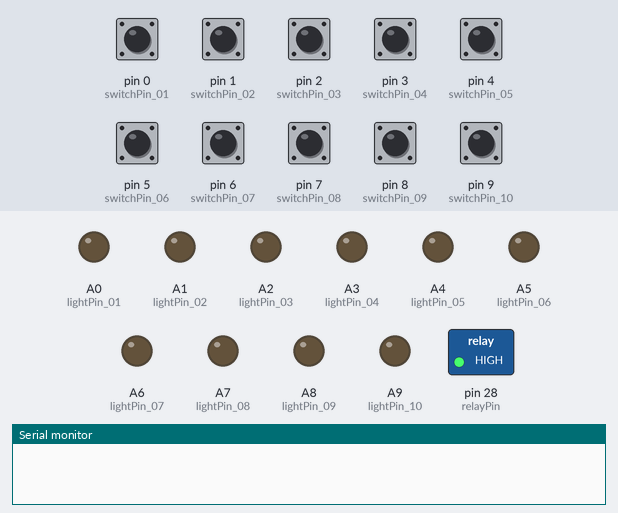
Simulated run of this sketch. Board: Teensy 4. On the bench: switched loads named in the sketch (green lamp = pin HIGH), output pins drawn as LEDs (lit = HIGH), the last lines printed to the serial monitor. Inputs (shaded band) come from the test bench; at power-on: pin 0 (switchPin_01), pin 1 (switchPin_02), pin 2 (switchPin_03), pin 3 (switchPin_04), pin 4 (switchPin_05), pin 5 (switchPin_06), pin 6 (switchPin_07), pin 7 (switchPin_08), pin 8 (switchPin_09), pin 9 (switchPin_10) HIGH.

Above: at 1.2 s.
1.3 s: pin 0 (switchPin_01) pulled LOW for 0.15 s
At 2.6 s:
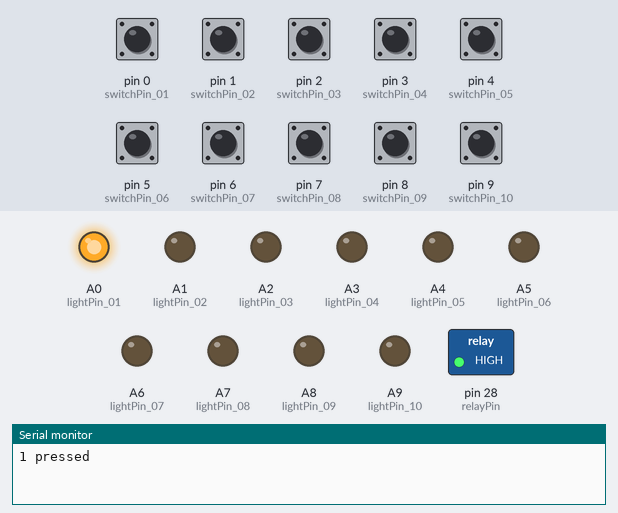
2.9 s: pin 1 (switchPin_02) pulled LOW for 0.15 s
At 3.8 s:
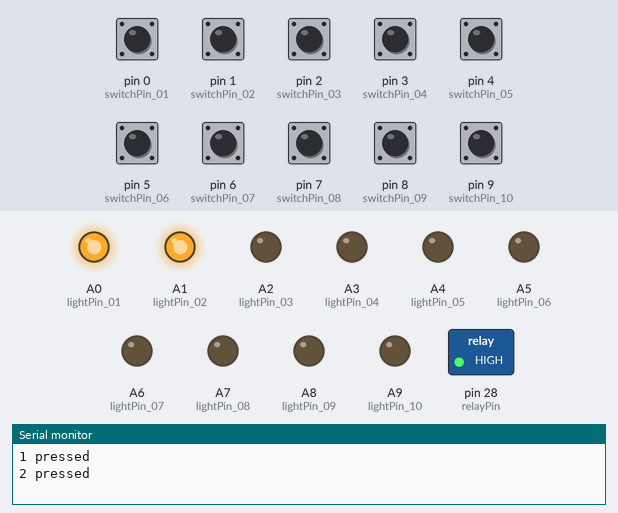
4.5 s: pin 2 (switchPin_03) pulled LOW for 0.15 s
At 5.0 s:
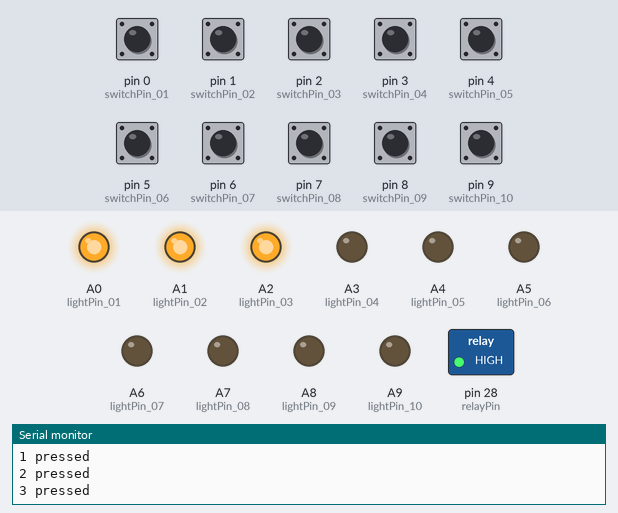
6.1 s: pin 3 (switchPin_04) pulled LOW for 0.15 s
At 7.4 s:
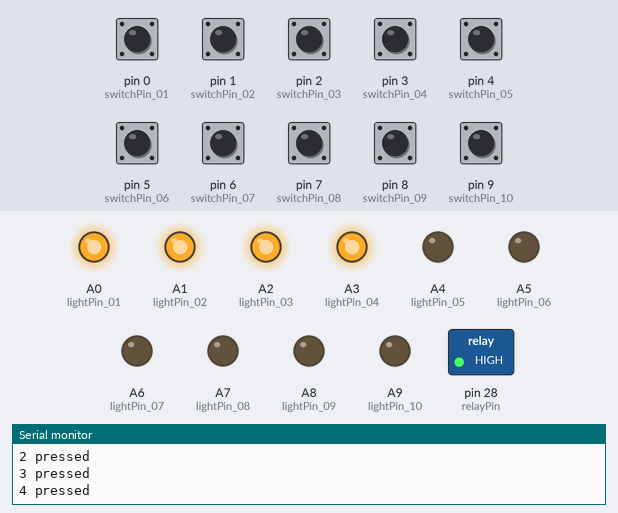
7.7 s: pin 4 (switchPin_05) pulled LOW for 0.15 s
At 8.7 s:
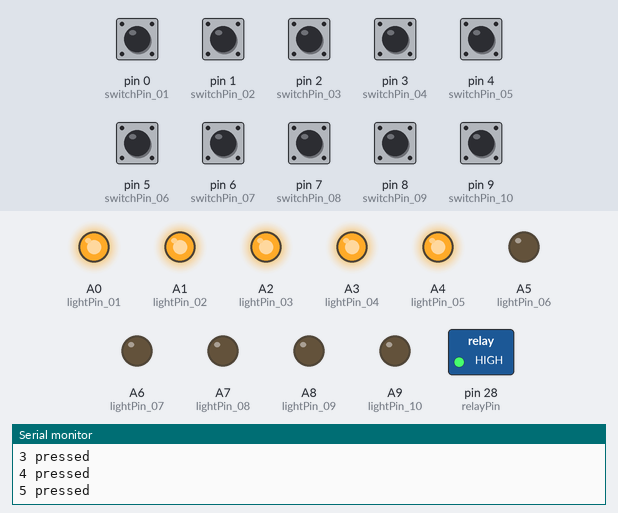
9.3 s: pin 5 (switchPin_06) pulled LOW for 0.15 s
At 9.9 s:
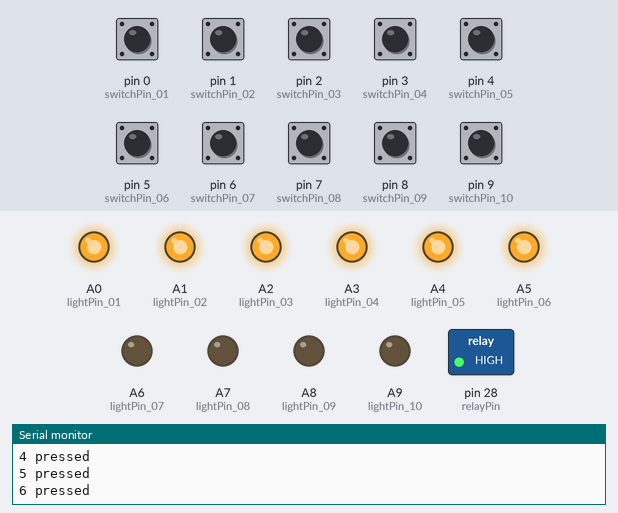
Timing chart, 0 to 11.9 s (numbered marks = the images above; inputs shaded):
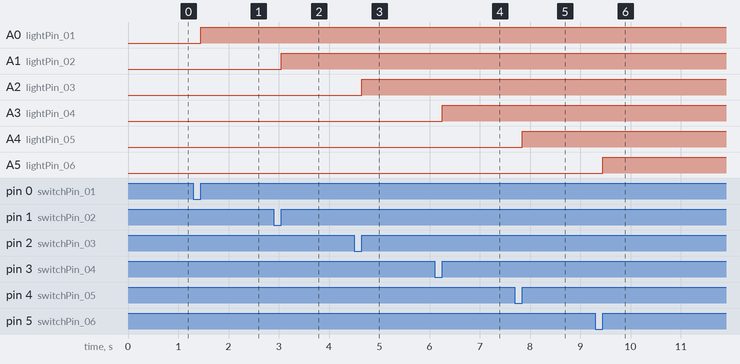

Measured:
- after the input at 1.3 s, A0 (lightPin_01): LOW → HIGH after 0.15 s
- after the input at 2.9 s, A1 (lightPin_02): LOW → HIGH after 0.15 s
- after the input at 4.5 s, A2 (lightPin_03): LOW → HIGH after 0.15 s
- after the input at 6.1 s, A3 (lightPin_04): LOW → HIGH after 0.15 s
- after the input at 7.7 s, A4 (lightPin_05): LOW → HIGH after 0.15 s
- after the input at 9.3 s, A5 (lightPin_06): LOW → HIGH after 0.15 s

The sketch:

G1_Scrigno_Interrupts.ino
```cpp
// TEENSY 3.2 or 3.5
const int LEVEL = 10;
int sequence[LEVEL] = {0, 1, 1, 0, 0, 0 ,1, 1, 1, 0};       //the right sequence
int yourSequence[LEVEL] = {0, 0, 0, 0, 0, 0, 0, 0, 0, 0};   //user sequence
int relayPin = A14;
boolean light_01 = 0;
boolean light_02 = 0;
boolean light_03 = 0;
boolean light_04 = 0;
boolean light_05 = 0;
boolean light_06 = 0;
boolean light_07 = 0;
boolean light_08 = 0;
boolean light_09 = 0;
boolean light_10 = 0;

int switchPin_01 = 0;
int switchPin_02 = 1;
int switchPin_03 = 2;
int switchPin_04 = 3;
int switchPin_05 = 4;
int switchPin_06 = 5;
int switchPin_07 = 6;
int switchPin_08 = 7;
int switchPin_09 = 8;
int switchPin_10 = 9;

int lightPin_01 = 14 ;
int lightPin_02 = 15;
int lightPin_03 = 16;
int lightPin_04 = 17;
int lightPin_05 = 18;
int lightPin_06 = 19;
int lightPin_07 = 20;
int lightPin_08 = 21;
int lightPin_09 = 22;
int lightPin_10 = 23;

void setup() {
  Serial.begin(9600);
  pinMode(lightPin_01, OUTPUT);
  pinMode(lightPin_02, OUTPUT);
  pinMode(lightPin_03, OUTPUT);
  pinMode(lightPin_04, OUTPUT);
  pinMode(lightPin_05, OUTPUT);
  pinMode(lightPin_06, OUTPUT);
  pinMode(lightPin_07, OUTPUT);
  pinMode(lightPin_08, OUTPUT);
  pinMode(lightPin_09, OUTPUT);
  pinMode(lightPin_10, OUTPUT);

  pinMode(relayPin, OUTPUT);

  pinMode(switchPin_01, INPUT);
  pinMode(switchPin_02, INPUT);
  pinMode(switchPin_03, INPUT);
  pinMode(switchPin_04, INPUT);
  pinMode(switchPin_05, INPUT);
  pinMode(switchPin_06, INPUT);
  pinMode(switchPin_07, INPUT);
  pinMode(switchPin_08, INPUT);
  pinMode(switchPin_09, INPUT);
  pinMode(switchPin_10, INPUT);

//  pinMode(relayPin, OUTPUT);
//
//  digitalWrite(relayPin, LOW);

  digitalWrite(lightPin_01, LOW);
  digitalWrite(lightPin_02, LOW);
  digitalWrite(lightPin_03, LOW);
  digitalWrite(lightPin_04, LOW);
  digitalWrite(lightPin_05, LOW);
  digitalWrite(lightPin_06, LOW);
  digitalWrite(lightPin_07, LOW);
  digitalWrite(lightPin_08, LOW);
  digitalWrite(lightPin_09, LOW);
  digitalWrite(lightPin_10, LOW);

analogWrite(relayPin, 255);


  attachInterrupt(switchPin_01, lightOn01, RISING);
  attachInterrupt(switchPin_02, lightOn02, RISING);
  attachInterrupt(switchPin_03, lightOn03, RISING);
  attachInterrupt(switchPin_04, lightOn04, RISING);
  attachInterrupt(switchPin_05, lightOn05, RISING);
  attachInterrupt(switchPin_06, lightOn06, RISING);
  attachInterrupt(switchPin_07, lightOn07, RISING);
  attachInterrupt(switchPin_08, lightOn08, RISING);
  attachInterrupt(switchPin_09, lightOn09, RISING);
  attachInterrupt(switchPin_10, lightOn10, RISING);
}

void loop()
{

  if (seq_cmp(yourSequence, sequence)) {
    Serial.println("OK"); //compare the two sequences
    analogWrite(relayPin, 0);
  } else analogWrite(relayPin, 255);

}

void lightOn01() { //if the button is pressed change the state of the LED and change the value in the yourSequence array
  Serial.println("1 pressed");
  static unsigned long last_interrupt_time = 0;
  unsigned long interrupt_time = millis();
  if (interrupt_time - last_interrupt_time > 200)
  {
    if (light_01 == LOW) light_01 = HIGH;
    else light_01 = LOW;
    yourSequence[0] = light_01;
    digitalWrite(lightPin_01, light_01);
  }
  last_interrupt_time = interrupt_time;
}

void lightOn02() {
  Serial.println("2 pressed");
  static unsigned long last_interrupt_time = 0;
  unsigned long interrupt_time = millis();
  if (interrupt_time - last_interrupt_time > 200)
  {
    if (light_02 == LOW) light_02 = HIGH;
    else light_02 = LOW;
    yourSequence[1] = light_02;
    digitalWrite(lightPin_02, light_02);
  }
  last_interrupt_time = interrupt_time;
}

void lightOn03() {
  Serial.println("3 pressed");
  static unsigned long last_interrupt_time = 0;
  unsigned long interrupt_time = millis();
  if (interrupt_time - last_interrupt_time > 200)
  {
    if (light_03 == LOW) light_03 = HIGH;
    else light_03 = LOW;
    yourSequence[2] = light_03;
    digitalWrite(lightPin_03, light_03);
  }
  last_interrupt_time = interrupt_time;
}

void lightOn04() {
  Serial.println("4 pressed");
  static unsigned long last_interrupt_time = 0;
  unsigned long interrupt_time = millis();
  if (interrupt_time - last_interrupt_time > 200)
  {
    if (light_04 == LOW) light_04 = HIGH;
    else light_04 = LOW;
    yourSequence[3] = light_04;
    digitalWrite(lightPin_04, light_04);
  }
  last_interrupt_time = interrupt_time;
}

void lightOn05() {
  Serial.println("5 pressed");
  static unsigned long last_interrupt_time = 0;
  unsigned long interrupt_time = millis();
  if (interrupt_time - last_interrupt_time > 200)
  {
    if (light_05 == LOW) light_05 = HIGH;
    else light_05 = LOW;
    yourSequence[4] = light_05;
    digitalWrite(lightPin_05, light_05);
  }
  last_interrupt_time = interrupt_time;
}

void lightOn06() {
  Serial.println("6 pressed");
  static unsigned long last_interrupt_time = 0;
  unsigned long interrupt_time = millis();
  if (interrupt_time - last_interrupt_time > 200)
  {
    if (light_06 == LOW) light_06 = HIGH;
    else light_06 = LOW;
    yourSequence[5] = light_06;
    digitalWrite(lightPin_06, light_06);
  }
  last_interrupt_time = interrupt_time;
}

void lightOn07() {
  Serial.println("7 pressed");
  static unsigned long last_interrupt_time = 0;
  unsigned long interrupt_time = millis();
  if (interrupt_time - last_interrupt_time > 200)
  {
    if (light_07 == LOW) light_07 = HIGH;
    else light_07 = LOW;
    yourSequence[6] = light_07;
    digitalWrite(lightPin_07, light_07);
  }
  last_interrupt_time = interrupt_time;
}

void lightOn08() {
  Serial.println("8 pressed");
  static unsigned long last_interrupt_time = 0;
  unsigned long interrupt_time = millis();
  if (interrupt_time - last_interrupt_time > 200)
  {
    if (light_08 == LOW) light_08 = HIGH;
    else light_08 = LOW;
    yourSequence[7] = light_08;
    digitalWrite(lightPin_08, light_08);
  }
  last_interrupt_time = interrupt_time;
}

void lightOn09() {
  Serial.println("9 pressed");
  static unsigned long last_interrupt_time = 0;
  unsigned long interrupt_time = millis();
  if (interrupt_time - last_interrupt_time > 200)
  {
    if (light_09 == LOW) light_09 = HIGH;
    else light_09 = LOW;
    yourSequence[8] = light_09;
    digitalWrite(lightPin_09, light_09);
  }
  last_interrupt_time = interrupt_time;
}

void lightOn10() {
  Serial.println("10 pressed");
  static unsigned long last_interrupt_time = 0;
  unsigned long interrupt_time = millis();
  if (interrupt_time - last_interrupt_time > 200)
  {
    if (light_10 == LOW) light_10 = HIGH;
    else light_10 = LOW;
    yourSequence[9] = light_10;
    digitalWrite(lightPin_10, light_10);
  }
  last_interrupt_time = interrupt_time;
}

//compare the two sequences
boolean seq_cmp(int *a, int *b) {
  for (int n = 0; n < LEVEL; n++) if (a[n] != b[n]) return false;
  return true;
}
```
